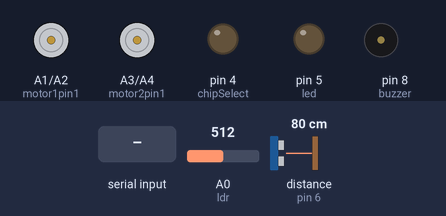
This sketch was run on a simulated Arduino Uno, built with avr-gcc and run on an emulated ATmega328P. Parts: motor-driver pin pairs drawn as motors (green arrow = first pin HIGH = forward, orange = second pin HIGH = backward, longer = more drive), output pins drawn as LEDs (lit = HIGH), buzzer (waves = sounding). Wiring (inferred from the names in the program): ultrasonic range finder: trigger pin 7; echo pin 6. The test bench sets the inputs (shaded band); at power-on: distance to the obstacle (sensor on pin 6) 80 cm, A0 (ldr) = 512. The echo pulse lasts 58.3 µs per cm; storage starts empty; pins used as bus, display or sensor lines are not drawn.

Above: at 1.2 s.
1.3 s: distance to the obstacle (sensor on pin 6) set to 17 cm
2.8 s: distance to the obstacle (sensor on pin 6) set to 13 cm
At 4.0 s:
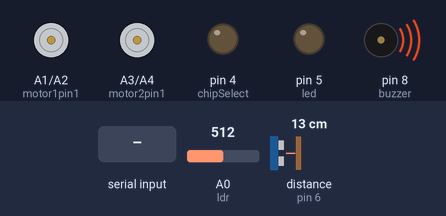
4.3 s: A0 (ldr) set to 492
At 5.7 s:
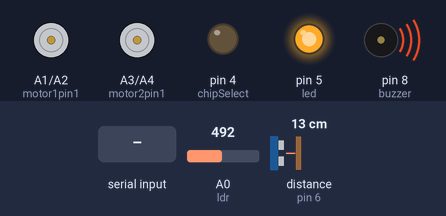
6.5 s: "a" received over the second serial link
At 6.9 s:
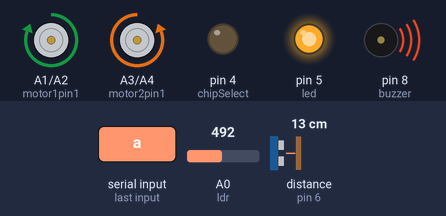
8.0 s: "d" received over the second serial link
At 8.5 s:
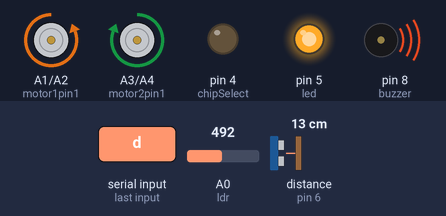
9.5 s: A0 (ldr) set to 510
At 10.8 s:
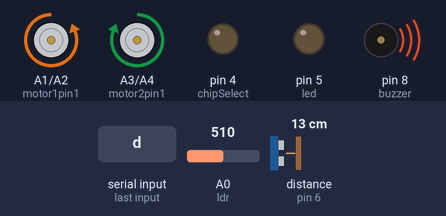
Timing chart, 0 to 12.5 s (numbered marks = the images above; inputs shaded):
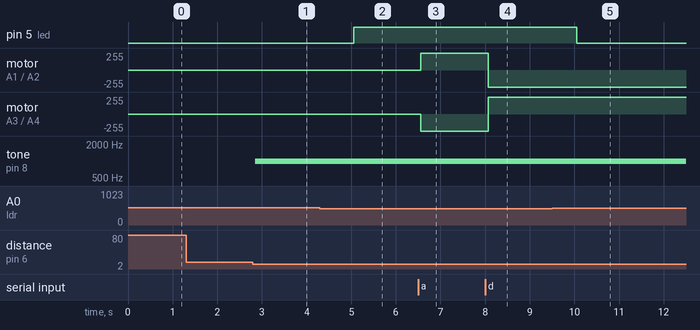

Measured:
- the behaviour switches between 16 and 15 cm on distance to the obstacle (sensor on pin 6) (found by bisection; images 0 and 1)
- the behaviour switches between 500 and 499 on A0 (ldr) (found by bisection; images 1 and 2)
- after the input at 1.3 s, every drawn part: stays the same
- after the input at 2.8 s, tone on pin 8 (buzzer): silent → 1000 Hz after 0.05 s
- after the input at 4.3 s, pin 5 (led): LOW → HIGH after 0.75 s
- after the input at 6.5 s, motor on A1 (motor1pin1) / A2 (motor1pin2): stopped → forward 255/255 after 0.06 s; motor on A3 (motor2pin1) / A4 (motor2pin2): stopped → backward 255/255 after 0.06 s
- after the input at 8.0 s, motor on A1 (motor1pin1) / A2 (motor1pin2): forward 255/255 → backward 255/255 after 0.07 s; motor on A3 (motor2pin1) / A4 (motor2pin2): backward 255/255 → forward 255/255 after 0.07 s
- after the input at 9.5 s, pin 5 (led): HIGH → LOW after 0.55 s

The sketch:

car_project.ino
```cpp
#include <TaskScheduler.h>
#include <SoftwareSerial.h>
#include <SD.h>

SoftwareSerial bluetooth(2, 3); // TX, RX
short led = 5;
short ldr = A0;
short echoPin = 6;
short trigPin = 7;
short buzzer = 8;
short motor1pin1 = A1;
short motor1pin2 = A2;
short motor2pin1 = A3;
short motor2pin2 = A4;
short chipSelect = 4;

Sd2Card card;
SdVolume volume;
SdFile root;
File file;

char lastbluetoothch = 'g';
short brightness;
short distance;
short right_Motor=-1, left_Motor=-1;

void bluetoothmodule();
void light();
void dist();
void writeToFile();
void mutebuz();
void goman();

Task one(125,TASK_FOREVER,&bluetoothmodule);
Task two(1000,TASK_FOREVER,&light);
Task three(50,TASK_FOREVER,&dist);
Task four(2000,TASK_FOREVER,&writeToFile);
Task five(0,1,&mutebuz);
Task six(100,TASK_FOREVER,&goman);

Scheduler runner;
void setup()
{
  Serial.begin(9600);
  bluetooth.begin(9600);
  bluetooth.println("Merhaba dunya");
  pinMode(led,OUTPUT);
  pinMode(ldr,INPUT);

  pinMode(trigPin,OUTPUT);
  pinMode(buzzer,OUTPUT);
  pinMode(echoPin,INPUT);

  pinMode(motor1pin1,OUTPUT);
  pinMode(motor1pin2,OUTPUT);

  pinMode(motor2pin1,OUTPUT);
  pinMode(motor2pin2,OUTPUT);

  pinMode(chipSelect, OUTPUT);

  if (!card.init(SPI_QUARTER_SPEED, chipSelect) && !volume.init(card)) {
    Serial.println(1);
  }
  root.openRoot(volume);
  root.ls(LS_R | LS_DATE | LS_SIZE);
  if (!SD.begin(chipSelect)) {
    Serial.println(2);
  } else {
    file = SD.open("test.txt", FILE_WRITE);    // open file for writing
    if (!file) {  // if file can be opened, write to it
      Serial.println(3);
    }
    file.close();
  }
  runner.init();
  runner.addTask(one);
  runner.addTask(two);
  runner.addTask(three);
  runner.addTask(four);
  runner.addTask(six);

  one.enable();
  two.enable();
  three.enable();
  four.setInterval(2000);
  four.enable();
  six.setInterval(500);
  six.enable();
}

void loop()
{
  runner.execute();
}
void writeToFile(){
  file = SD.open("test.txt", FILE_WRITE);
  file.print(lastbluetoothch);
  file.print("  ");
  file.print(brightness);
  file.print("  ");
  file.print(distance);
  file.print("  ");
  file.print(right_Motor);
  file.print("  ");
  file.println(left_Motor);
  file.close();
  //sprintf(buf,"%c\t%d\t%d\t%d\t%d",bluetoothch,brightness,distance,right_Motor,left_Motor);
}
void bluetoothmodule(){
  if(bluetooth.available()){
    char bluetoothch = bluetooth.read();
    lastbluetoothch = bluetoothch;
    switch (bluetoothch){
      case 'a': startEngine(1,0); break;
      case 'd': startEngine(0,1); break;
      case 'w': startEngine(1,1); break;
      case 's': startEngine(0,0); break;
      case 'g': startEngine(-1,-1); break; //stop engine
      defaut: goman();
    }
  }

}
void startEngine(short rightMotor, int leftMotor){
  right_Motor = rightMotor;
  left_Motor = leftMotor;
}
void goman(){
  if(left_Motor==-1 || right_Motor == -1){
    digitalWrite(motor2pin1,0);
    digitalWrite(motor2pin2,0);
    digitalWrite(motor1pin1,0);
    digitalWrite(motor1pin2,0);
  }else{
    digitalWrite(motor1pin1,right_Motor);
    digitalWrite(motor1pin2,!right_Motor);
    digitalWrite(motor2pin1,left_Motor);
    digitalWrite(motor2pin2,!left_Motor);

  }
}
void light(){
  brightness = analogRead(ldr);
  if(brightness<500){
    digitalWrite(led,HIGH);
  }
  else{
    digitalWrite(led,LOW);
  }
}
void dist(){
  distance = calcdistance();
  if(distance<15 && distance != 0){
    buz();
    if(right_Motor && left_Motor){
      startEngine(-1,-1);
    }
  }
}
int calcdistance(){
  long duration;
  digitalWrite(trigPin, HIGH);
  delayMicroseconds(10);
  digitalWrite(trigPin, LOW);
  return pulseIn(echoPin, HIGH)/58.2;
}
void buz(){
  tone(buzzer, 1000);
  runner.addTask(five);
  five.setInterval(100);
  five.enable();
}
void mutebuz(){
  noTone(buzzer);
}
```
